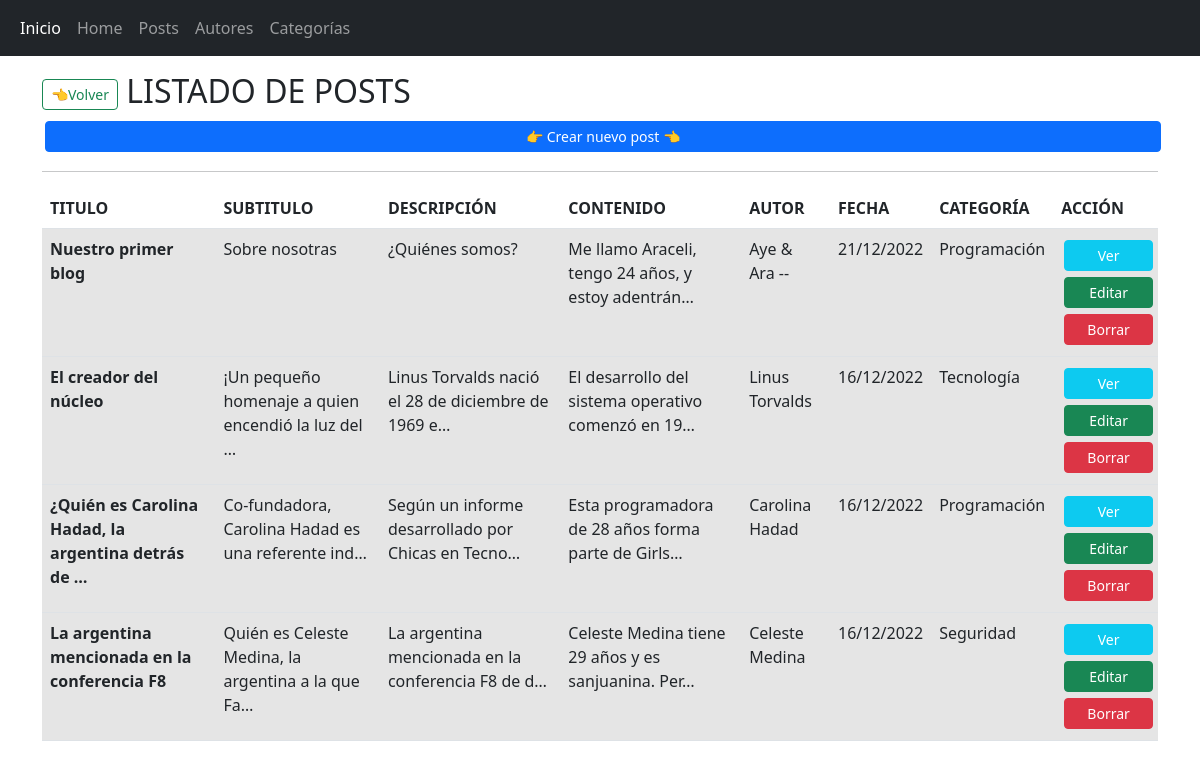
The app's page /posts/posts_list with its own data.
### AppBlog/models.py (models this page shows, shortened)
class Post(models.Model):
    id = models.AutoField(primary_key=True)
    titulo = models.CharField(max_length=100)
    subtitulo = models.CharField(max_length=100)
    descripcion = models.TextField()
    contenido = models.TextField()
    autor = models.ForeignKey(Autor,on_delete=models.CASCADE,)
    fecha_creacion = models.DateField()
    categoria = models.ForeignKey(Categoria, on_delete=models.CASCADE)

class Autor(models.Model):
    id = models.AutoField(primary_key=True)
    nombre = models.CharField(max_length=100)
    apellido = models.CharField(max_length=100)
    fecha_nacimiento = models.DateField()
    nacionalidad = models.CharField(max_length=100)
    def __str__(self):
        return self.nombre + ' ' + self.apellido

class Categoria(models.Model):
    id = models.AutoField(primary_key=True)
    nombre = models.CharField(max_length=100, unique=True)
    descripcion = models.TextField(max_length=300)
    def __str__(self):
        return self.nombre

### AppBlog/views.py (the view)
# urls.py: path('posts/posts_list', PostsList.as_view(), name="posts_list"),
class PostsList(ListView):
    model = Post
    queryset = Post.objects.order_by('-fecha_creacion')
    template_name='post/posts_list.html'

### AppBlog/templates/post/posts_list.html
{% extends 'componentes/padre.html' %}
{% load static %}
{% block contenido %}
<h2>
<a class="btn btn-outline-success btn-sm" href="{% url 'home' %}" role="button">👈Volver</a>
LISTADO DE POSTS
</h2>
<a class="btn btn-primary text-white btn-sm" href="{% url 'post_create' %}" role="button" style="margin:3px; width:100%;"> 👉 Crear nuevo post 👈</a>
<hr>
{% if object_list %}
<table class="table table-hover">
    <thead>
        <tr>
            <th scope="col">TITULO</th>
            <th scope="col">SUBTITULO</th>
            <th scope="col">DESCRIPCIÓN</th>
            <th scope="col">CONTENIDO</th>
            <th scope="col">AUTOR</th>
            <th scope="col">FECHA</th>
            <th scope="col">CATEGORÍA</th>
            <th scope="col">ACCIÓN</th>
        </tr>
    </thead>
    <tbody>
        {% for post in object_list %}
        <tr class="table-active">
            <th scope="row">{{post.titulo | striptags | truncatechars:50}}</th>
            <td>{{post.subtitulo | striptags | truncatechars:50}}</td>
            <td>{{post.descripcion | striptags | truncatechars:50}}</td>
            <td>{{post.contenido | striptags | truncatechars:50}}</td>
            <td>{{post.autor}}</td>
            <td>{{post.fecha_creacion | date:'d/m/Y'}}</td>
            <td>{{post.categoria}}</td>
            <td>
                <a class="btn btn-info text-white btn-sm" href="{% url 'post_detail' post.id %}" role="button"
                style="margin:3px; width:100%;">Ver</a>
                <a class="btn btn-success btn-sm" href="{% url 'post_update' post.id %}" role="button"
                    style="margin:3px; width:100%;">Editar</a>
                <a class="btn btn-danger btn-sm" href="{% url 'post_delete' post.id %}" role="button"
                    style="margin:3px; width:100%">Borrar</a>
            </td>
        </tr>
        {% endfor %}
    </tbody>
</table>
{% else %}
<h2 class="lead">Ouchh....No hay post cargados!!😬</h2>
<p>Contanos alguna novedad sobre el mundo IT <br> <a type="button" class="btn btn-info mt-3" href="{% url 'post_create' %}">Crear nuevo
        post!!</a></p>
{% endif %}
{% endblock %}

### records on screen
Post: titulo "Nuestro primer blog", subtitulo "Sobre nosotras", descripcion "¿Quiénes somos?", contenido "Me llamo Araceli, tengo 24 años, y estoy adentrán…", autor "Aye & Ara --", fecha_creacion "21/12/2022", categoria "Programación"
Post: titulo "El creador del núcleo", subtitulo "¡Un pequeño homenaje a quien encendió la luz del …", descripcion "Linus Torvalds nació el 28 de diciembre de 1969 e…", contenido "El desarrollo del sistema operativo comenzó en 19…", autor "Linus Torvalds", fecha_creacion "16/12/2022", categoria "Tecnología"
Post: titulo "¿Quién es Carolina Hadad, la argentina detrás de …", subtitulo "Co-fundadora, Carolina Hadad es una referente ind…", descripcion "Según un informe desarrollado por Chicas en Tecno…", contenido "Esta programadora de 28 años forma parte de Girls…", autor "Carolina Hadad", fecha_creacion "16/12/2022", categoria "Programación"
Post: titulo "La argentina mencionada en la conferencia F8", subtitulo "Quién es Celeste Medina, la argentina a la que Fa…", descripcion "La argentina mencionada en la conferencia F8 de d…", contenido "Celeste Medina tiene 29 años y es sanjuanina. Per…", autor "Celeste Medina", fecha_creacion "16/12/2022", categoria "Seguridad"
